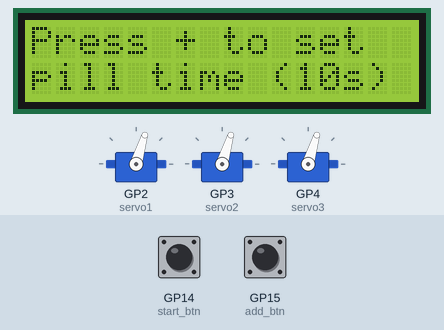
Simulated run of this program. Board: Raspberry Pi Pico running MicroPython. On the bench: 16×2 character LCD, 3 × servo. The test bench sets the inputs (shaded band); at power-on: GP15 (add_btn) HIGH, GP14 (start_btn) HIGH. Servo angles are drawn from the pulse width (0.5 ms = 0°, 2.5 ms = 180°); what the program prints to the serial console is not drawn.

Above: at 1.3 s.
1.4 s: GP15 (add_btn) pulled LOW for 1 s
At 3.4 s:
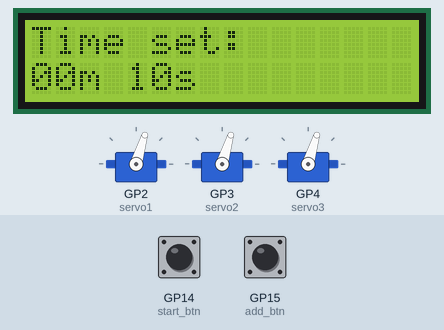
4.0 s: GP14 (start_btn) pulled LOW for 0.15 s
At 5.8 s:
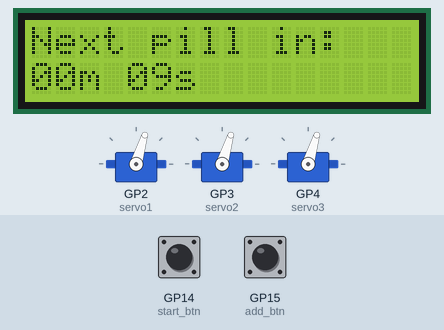
7.1 s: GP15 (add_btn) pulled LOW for 3.2 s
At 8.0 s:
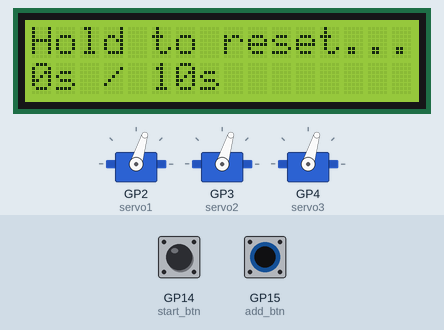
11.8 s: GP15 (add_btn) pulled LOW for 1 s
15.8 s: GP14 (start_btn) pulsed LOW 5 times (0.12 s each, 0.3 s apart)
18.8 s: GP15 (add_btn) pulled LOW for 0.15 s
At 19.01 s:
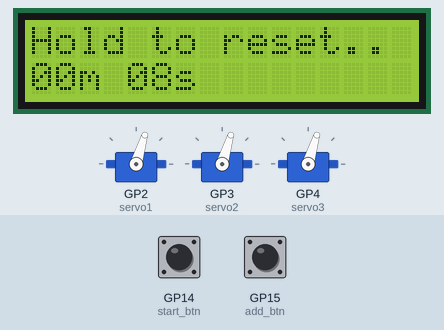
Timing chart, 0 to 40.6 s (numbered marks = the images above; inputs shaded):
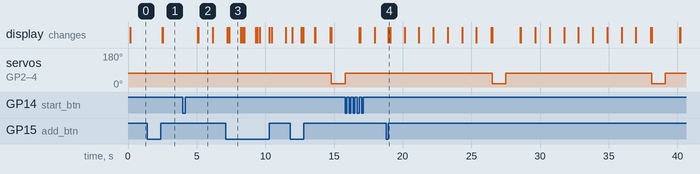

The program:

pico1_motor_dispensing.py
```python
from machine import Pin, PWM, SoftI2C
import time
import utime

# ─────────────────────────────────────────
# CONFIGURATION
# ─────────────────────────────────────────

ADD_BUTTON_PIN   = 15
START_BUTTON_PIN = 14

I2C_SDA          = 19
I2C_SCL          = 20
LCD_ADDR         = 0x27
LCD_COLS         = 16
LCD_ROWS         = 2

INCREMENT_SEC    = 10     # seconds added per button press
HOLD_RESET_MS    = 10000  # hold GP15 for 10s to reset
DEBOUNCE_MS      = 300


# ─────────────────────────────────────────
# SERVO SETUP
# ─────────────────────────────────────────

servo1 = PWM(Pin(2))
servo2 = PWM(Pin(3))
servo3 = PWM(Pin(4))

for s in (servo1, servo2, servo3):
    s.freq(95)

def set_angle(angle):
    min_duty = 8192   # intentionally swapped to reverse direction
    max_duty = 1638
    duty = int(min_duty + (max_duty - min_duty) * (angle / 180))
    for s in (servo1, servo2, servo3):
        s.duty_u16(duty)

def run_servos():
    print("Dispensing pills...")
    set_angle(110)
    time.sleep(1)
    set_angle(0)
    print("Done.")


# ─────────────────────────────────────────
# LCD DRIVER
# ─────────────────────────────────────────

class LCD:
    def __init__(self, i2c, addr=0x27, cols=16, rows=2):
        self.i2c  = i2c
        self.addr = addr
        self.cols = cols
        self.rows = rows
        self.bl   = 0x08
        self._init_lcd()

    def _write_byte(self, b):
        self.i2c.writeto(self.addr, bytes([b | self.bl]))

    def _pulse(self, b):
        self._write_byte(b | 0x04)
        utime.sleep_us(1)
        self._write_byte(b & ~0x04)
        utime.sleep_us(50)

    def _send_nibble(self, n):
        self._write_byte(n)
        self._pulse(n)

    def _send_byte(self, b, mode=0):
        hi = (b & 0xF0) | mode
        lo = ((b << 4) & 0xF0) | mode
        self._send_nibble(hi)
        self._send_nibble(lo)

    def _init_lcd(self):
        utime.sleep_ms(50)
        for _ in range(3):
            self._send_nibble(0x30)
            utime.sleep_ms(5)
        self._send_nibble(0x20)
        self._send_byte(0x28)
        self._send_byte(0x0C)
        self._send_byte(0x06)
        self.clear()

    def clear(self):
        self._send_byte(0x01)
        utime.sleep_ms(2)

    def set_cursor(self, col, row):
        self._send_byte(0x80 | (col + [0x00, 0x40][row]))

    def write(self, text):
        for ch in text:
            self._send_byte(ord(ch), mode=1)

    def print_line(self, row, text):
        text = text + " " * self.cols
        text = text[:self.cols]
        self.set_cursor(0, row)
        self.write(text)


# ─────────────────────────────────────────
# MAIN
# ─────────────────────────────────────────

def main():
    add_btn   = Pin(ADD_BUTTON_PIN,   Pin.IN, Pin.PULL_UP)
    start_btn = Pin(START_BUTTON_PIN, Pin.IN, Pin.PULL_UP)
    i2c       = SoftI2C(sda=Pin(I2C_SDA), scl=Pin(I2C_SCL), freq=50_000)
    lcd       = LCD(i2c, addr=LCD_ADDR)

    set_angle(0)

    STATE_IDLE     = "idle"
    STATE_SETTING  = "setting"
    STATE_COUNTING = "counting"

    state             = STATE_IDLE
    saved_seconds     = 0
    remaining_seconds = 0
    last_add_time     = 0
    last_start_time   = 0
    last_tick         = utime.ticks_ms()
    btn_hold_start    = 0
    holding           = False

    lcd.print_line(0, "Press + to set  ")
    lcd.print_line(1, "pill time (10s) ")

    while True:
        now = utime.ticks_ms()

        # ── GP15 hold-to-reset detection ──
        if add_btn.value() == 0:
            if not holding:
                holding        = True
                btn_hold_start = now
            else:
                held_ms = utime.ticks_diff(now, btn_hold_start)

                if state == STATE_COUNTING and saved_seconds > 0:
                    secs_held = held_ms // 1000
                    lcd.print_line(0, "Hold to reset...")
                    lcd.print_line(1, f"{secs_held}s / 10s         ")

                if held_ms >= HOLD_RESET_MS:
                    print("Reset triggered.")
                    state             = STATE_IDLE
                    saved_seconds     = 0
                    remaining_seconds = 0
                    holding           = False
                    btn_hold_start    = 0
                    lcd.print_line(0, "Press + to set  ")
                    lcd.print_line(1, "pill time (10s) ")
                    utime.sleep_ms(500)
                    continue

        else:
            if holding:
                held_ms = utime.ticks_diff(now, btn_hold_start)
                holding = False

                if held_ms < DEBOUNCE_MS:
                    pass  # ignore noise
                elif held_ms < HOLD_RESET_MS:
                    if state in (STATE_IDLE, STATE_SETTING):
                        if utime.ticks_diff(now, last_add_time) > DEBOUNCE_MS:
                            last_add_time     = now
                            remaining_seconds += INCREMENT_SEC
                            state             = STATE_SETTING
                            mins = remaining_seconds // 60
                            secs = remaining_seconds % 60
                            lcd.print_line(0, "Time set:       ")
                            lcd.print_line(1, f"{mins:02d}m {secs:02d}s        ")
                            print(f"Added 10s -> {remaining_seconds}s total")

        # ── Start button (GP14) ──
        if start_btn.value() == 0:
            if utime.ticks_diff(now, last_start_time) > DEBOUNCE_MS:
                last_start_time = now
                if state == STATE_SETTING and remaining_seconds > 0:
                    saved_seconds = remaining_seconds
                    state         = STATE_COUNTING
                    last_tick     = utime.ticks_ms()
                    print(f"Countdown started: {saved_seconds}s")

        # ── Countdown (1-second ticks) ──
        if state == STATE_COUNTING and remaining_seconds > 0:
            if utime.ticks_diff(now, last_tick) >= 1000:
                remaining_seconds -= 1
                last_tick = utime.ticks_ms()
                mins = remaining_seconds // 60
                secs = remaining_seconds % 60
                lcd.print_line(0, "Next pill in:   ")
                lcd.print_line(1, f"{mins:02d}m {secs:02d}s        ")

        # ── Fire servos + auto repeat ──
        if state == STATE_COUNTING and remaining_seconds == 0:
            lcd.print_line(0, "  Time to take  ")
            lcd.print_line(1, "   your pill!   ")
            run_servos()
            remaining_seconds = saved_seconds
            last_tick         = utime.ticks_ms()
            print(f"Repeating in {saved_seconds}s")

        utime.sleep_ms(50)


main()
```

Measured:
- after the input at 1.4 s, the display: first changes after 1.1 s (image 1 shows a later state)
- after the input at 4.0 s, the display: first changes after 1.1 s (image 2 shows a later state)
- after the input at 7.1 s, the display: first differs from a run without the input after 0.27 s (image 3)
- after the input at 18.8 s, the display: changes after 0.14 s (image 4)
- by itself, servo on GP2 (servo1), servo on GP3 (servo2), servo on GP4 (servo3): alternates 73° for 10.6 s and 16° for 1.0 s
- what the display in image 3 shows lasts 0.8 s, from 7.4 s to 8.2 s
